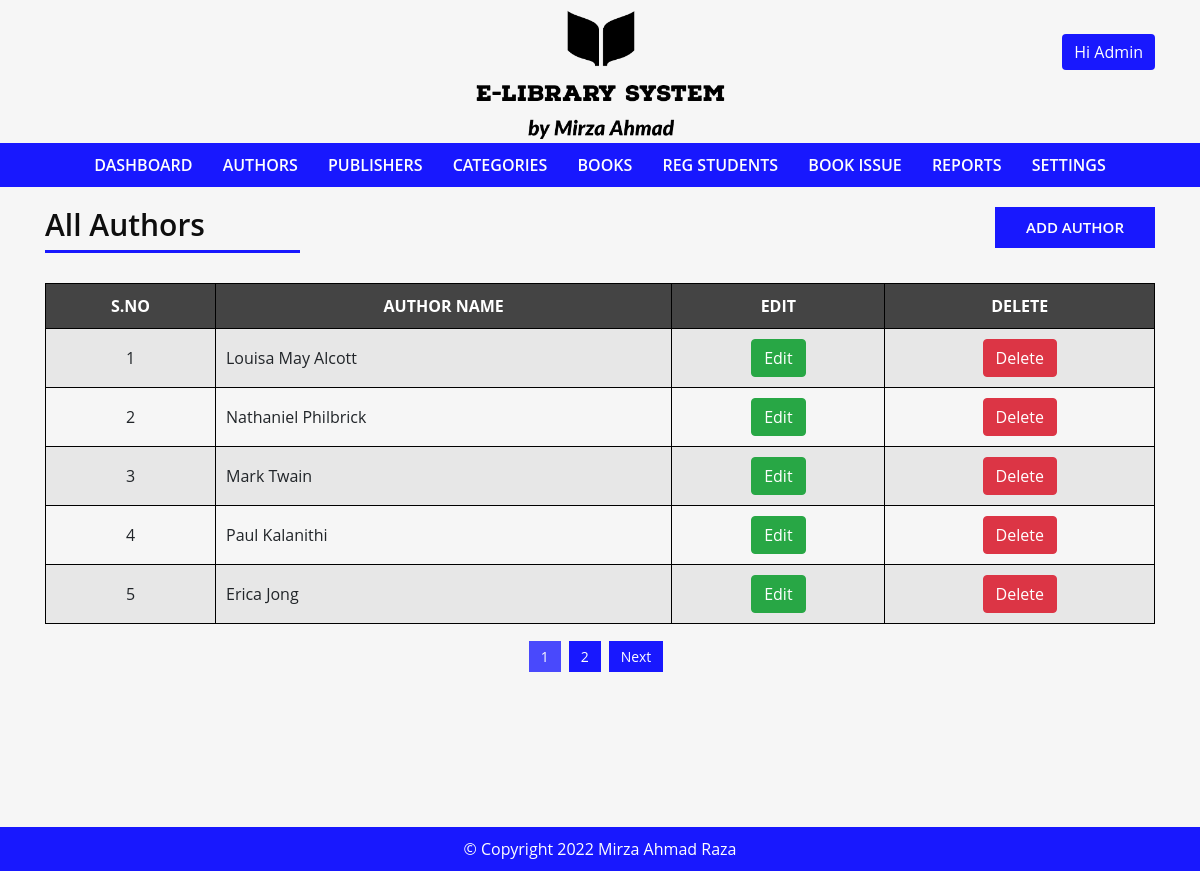
/author.php (signed in), run on the app's committed database.
### tables this page shows
CREATE TABLE IF NOT EXISTS `author` (
  `author_id` int(11) NOT NULL AUTO_INCREMENT,
  `author_name` varchar(50) NOT NULL,
  PRIMARY KEY (`author_id`)
);

### config.php (called while the page is built, shortened)
<?php
$limit = 5;
?>

### author.php (the view, shortened to what this page needs)
<?php include "header.php" ?>
<div id="admin-content">
    <div class="container">
        <div class="row">
            <div class="col-md-3">
                <h2 class="admin-heading">All Authors</h2>
            </div>
            <div class="offset-md-7 col-md-2">
                <a class="add-new" href="add-author.php">Add Author</a>
            </div>
        </div>
        <div class="row">
            <div class="col-md-12">
              <?php
              if(isset($_GET['page'])){
                $page = $_GET['page'];
              }else{
                $page = 1;
              }
              $offset = ($page - 1) * $limit;
              $sql = "SELECT * FROM author ORDER BY author_id DESC LIMIT {$offset}, {$limit}";
              $result = mysqli_query($conn, $sql); ?>
              <table class="content-table">
                  <thead>
                    <th>S.No</th>
                    <th>Author Name</th>
                    <th>Edit</th>
                    <th>Delete</th>
                  </thead>
                  <tbody>
                  <?php if(mysqli_num_rows($result) > 0){
                  $serial = $offset + 1;
                    while($row= mysqli_fetch_assoc($result)){ ?>
                    <tr>
                      <td><?php echo $serial; ?></td>
                      <td><?php echo $row['author_name'] ?></td>
                      <td class="edit">
                        <a href="update-author.php?aid=<?php echo $row['author_id']; ?>" class="btn btn-success">Edit</a>
                      </td>
                      <td class="delete">
                        <a href="#" class="btn btn-danger delete-author" data-aid = <?php echo $row['author_id'] ?>>Delete</a>
                      </td>
                    </tr>
                    <?php $serial++;
                    }
                  }else{ ?>
                    <tr>
                      <td colspan="4">No Authors Found</td>
                    </tr>
                  <?php } ?>
                  </tbody>
              </table>
              <?php
              $sql1 = "SELECT * FROM author";
              $result = mysqli_query($conn, $sql1);
              if(mysqli_num_rows($result) > 0){
                $total_records = mysqli_num_rows($result);
                $total_page = ceil($total_records / $limit);
                if($total_page > 1){
                  $pagination =  "<ul class='pagination admin-pagination'>";
                  for($i = 1; $i <= $total_page; $i++){
                    if($i == $page){
                      $active = "active";
                    }else{
                      $active = "";
                    }
                    $pagination .= '<li class="'.$active.'"><a href="author.php?page='.$i.'">'.$i.'</a></li>';
                  }
                  if($total_page > $page){
                    $pagination .= '<li class=""><a href="author.php?page='.($page + 1).'">Next</a></li>';
                  }
                  $pagination .= "</ul>";
                  echo $pagination;
                }
              } ?>
            </div>
        </div>
    </div>
</div>
<?php include "footer.php" ?>

### css/style.css (style rules this page uses)
body { background: #F6F6F6; font-family: 'Open Sans', sans-serif; }
a, a:hover, a:focus { text-decoration: none; outline: none; }
ul { margin:0; padding:0; list-style:none; }
#admin-content { min-height: 80vh; padding: 20px 0 40px; }
#admin-content .admin-heading { color: #0E0E0E; font-size: 30px; font-weight: 600; margin: 0 0 40px; position: relative; }
#admin-content .admin-heading:after { content : ""; background: #0000ff; width: 100%; height: 3px; opacity: 0.9; position: absolute; left: 0; bottom: -10px; }
#admin-content .add-new { background: #0000ff; color: #fff; font-size: 15px; font-weight: 600; text-align: center; text-transform: uppercase; border: 2px solid transparent; padding: 7px 15px; display: block; opacity: 0.9; transition: all 0.3s; }
#admin-content .content-table { width: 100%; margin: 0 0 20px; }
#admin-content .content-table thead { background: #444; color: #fff; }
#admin-content .content-table th { text-align: center; text-transform: uppercase; border: 1px solid #000; padding: 10px; }
#admin-content .content-table tbody tr:nth-child(odd) { background: #e7e7e7; }
#admin-content .content-table tbody tr:nth-child(even) { background: transparent; }
#admin-content .content-table tbody td { text-align: center; border: 1px solid #000; padding: 10px; }
#admin-content .content-table tbody td:nth-child(2), #admin-content .content-table tbody td:nth-child(5) { text-align: left; }
.pagination { text-align: center; display: block; }
.pagination li { display: inline-block; margin-right: 8px; }
.pagination li a { background: #0000ff; color: #fff; font-size: 14px; padding: 6px 12px; opacity: 0.9; }
.pagination li.active > a { background: #0000ff; opacity: 0.7; }

### data on the page
author: author_name "Louisa May Alcott"
author: author_name "Nathaniel Philbrick"
author: author_name "Mark Twain"
author: author_name "Paul Kalanithi"
author: author_name "Erica Jong"
